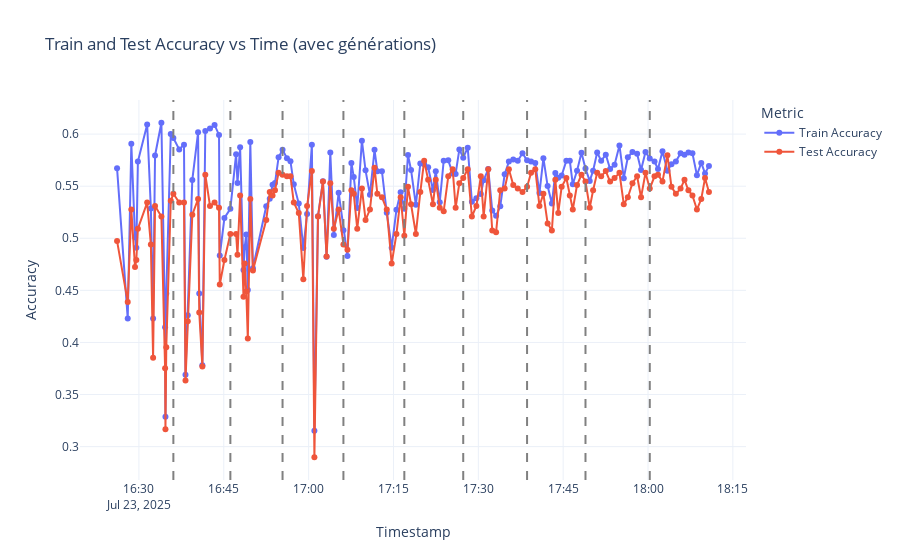

Here is the notebook cell this chart was saved with:
### Code cell
import plotly.graph_objects as go
import pandas as pd

# Assure-toi que timestamp est bien converti
df['timestamp'] = pd.to_datetime(df['timestamp'])

# Crée la figure
fig = go.Figure()

# Ajoute les courbes
fig.add_trace(go.Scatter(
    x=df['timestamp'], y=df['train_accuracy'],
    mode='lines+markers', name='Train Accuracy'
))
fig.add_trace(go.Scatter(
    x=df['timestamp'], y=df['test_accuracy'],
    mode='lines+markers', name='Test Accuracy'
))

# Ajouter des lignes verticales tous les 15 points (séparation de générations)
generation_interval = 15
for i in range(generation_interval, len(df), generation_interval):
    ts = df['timestamp'].iloc[i]
    fig.add_shape(
        dict(
            type="line",
            x0=ts, x1=ts,
            y0=0, y1=1,
            xref='x', yref='paper',
            line=dict(color="gray", dash="dash")
        )
    )

# Layout
fig.update_layout(
    title="Train and Test Accuracy vs Time (avec générations)",
    xaxis_title="Timestamp",
    yaxis_title="Accuracy",
    legend_title="Metric",
    template="plotly_white",  # Tu peux changer à "none" si tu veux full custom
    xaxis=dict(
        showgrid=True,
        gridcolor='lightblue',
        gridwidth=1
    ),
    yaxis=dict(
        showgrid=True,
        gridcolor='lightblue',
        gridwidth=1,
        range=[0, 1]  # Pour forcer l'axe Y à [0,1]
    )
)

fig.show()

### Figure 1 — Plotly figure (JSON) as saved in the notebook; plotly's stock layout.template omitted (floating-point values rounded to 4 significant figures; data arrays with more than 128 entries replaced by an {"elided": "..."} marker saying what was removed)
{"data": [{"mode": "lines+markers", "name": "Train Accuracy", "type": "scatter", "x": {"elided": "150 str values"}, "y": {"elided": "150 float values"}}, {"mode": "lines+markers", "name": "Test Accuracy", "type": "scatter", "x": {"elided": "150 str values"}, "y": {"elided": "150 float values"}}], "layout": {"legend": {"title": {"text": "Metric"}}, "shapes": [{"line": {"color": "gray", "dash": "dash"}, "type": "line", "x0": "2025-07-23T16:36:05.272016", "x1": "2025-07-23T16:36:05.272016", "xref": "x", "y0": 0, "y1": 1, "yref": "paper"}, {"line": {"color": "gray", "dash": "dash"}, "type": "line", "x0": "2025-07-23T16:46:09.924788", "x1": "2025-07-23T16:46:09.924788", "xref": "x", "y0": 0, "y1": 1, "yref": "paper"}, {"line": {"color": "gray", "dash": "dash"}, "type": "line", "x0": "2025-07-23T16:55:23.379804", "x1": "2025-07-23T16:55:23.379804", "xref": "x", "y0": 0, "y1": 1, "yref": "paper"}, {"line": {"color": "gray", "dash": "dash"}, "type": "line", "x0": "2025-07-23T17:06:09.087502", "x1": "2025-07-23T17:06:09.087502", "xref": "x", "y0": 0, "y1": 1, "yref": "paper"}, {"line": {"color": "gray", "dash": "dash"}, "type": "line", "x0": "2025-07-23T17:16:55.191064", "x1": "2025-07-23T17:16:55.191064", "xref": "x", "y0": 0, "y1": 1, "yref": "paper"}, {"line": {"color": "gray", "dash": "dash"}, "type": "line", "x0": "2025-07-23T17:27:19.913399", "x1": "2025-07-23T17:27:19.913399", "xref": "x", "y0": 0, "y1": 1, "yref": "paper"}, {"line": {"color": "gray", "dash": "dash"}, "type": "line", "x0": "2025-07-23T17:38:37.096726", "x1": "2025-07-23T17:38:37.096726", "xref": "x", "y0": 0, "y1": 1, "yref": "paper"}, {"line": {"color": "gray", "dash": "dash"}, "type": "line", "x0": "2025-07-23T17:48:56.783616", "x1": "2025-07-23T17:48:56.783616", "xref": "x", "y0": 0, "y1": 1, "yref": "paper"}, {"line": {"color": "gray", "dash": "dash"}, "type": "line", "x0": "2025-07-23T18:00:18.726071", "x1": "2025-07-23T18:00:18.726071", "xref": "x", "y0": 0, "y1": 1, "yref": "paper"}], "title": {"text": "Train and Test Accuracy vs Time (avec générations)"}, "xaxis": {"title": {"text": "Timestamp"}}, "yaxis": {"title": {"text": "Accuracy"}}}}
